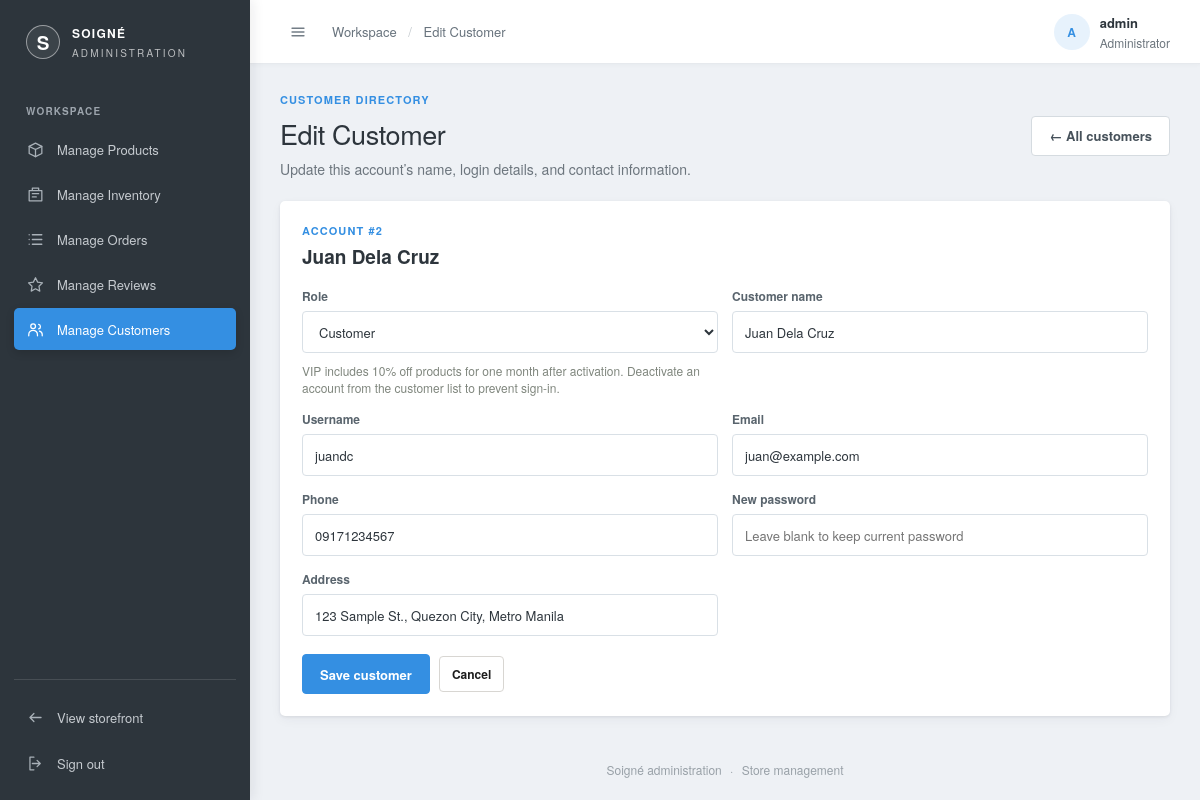
The app's page /admin/manage-customers/edit.php?id=2 (signed in) with its own data.
### tables this page shows
CREATE TABLE customers (
  customer_id   INT AUTO_INCREMENT PRIMARY KEY,
  user_id       INT NOT NULL UNIQUE,
  customer_name VARCHAR(120) NOT NULL,
  phone         VARCHAR(30),
  address       VARCHAR(255),
  FOREIGN KEY (user_id) REFERENCES users(user_id)
);

CREATE TABLE users (
  user_id    INT AUTO_INCREMENT PRIMARY KEY,
  username   VARCHAR(50)  NOT NULL UNIQUE,
  email      VARCHAR(120) NOT NULL UNIQUE,
  password   VARCHAR(255) NOT NULL,
  role       ENUM('customer','admin','vip') NOT NULL DEFAULT 'customer',
  status     ENUM('active','inactive') NOT NULL DEFAULT 'active',
  vip_expires_at DATETIME NULL,
  created_at DATETIME DEFAULT CURRENT_TIMESTAMP
);

### admin/manage-customers/edit.php (the view, shortened to what this page needs)
<?php
require_once("../includes/bootstrap.php");
$user_id = (int)($_GET['id'] ?? 0);
$customer_result = mysqli_execute_query($conn,
    "SELECT u.user_id, u.username, u.email, u.role, u.status, u.vip_expires_at, c.customer_name, c.phone, c.address
     FROM users u
     LEFT JOIN customers c ON c.user_id = u.user_id
     WHERE u.user_id = ? AND u.role IN ('customer', 'vip')",
    [$user_id]
);
$customer = mysqli_fetch_assoc($customer_result);
include("../includes/header.php");
?>
<section class="admin-page-heading">
  <div><p class="admin-eyebrow">CUSTOMER DIRECTORY</p><h1>Edit Customer</h1><p>Update this account’s name, login details, and contact information.</p></div>
  <a class="admin-button admin-button-light" href="<?php echo BASE_URL; ?>admin/manage-customers/">&larr; All customers</a>
</section>
<section class="manage-panel">
  <div class="manage-panel-heading"><div><p class="admin-eyebrow">ACCOUNT #<?php echo (int)$user_id; ?></p><h2><?php echo htmlspecialchars($customer['customer_name'] ?? $customer['username']); ?></h2></div></div>
  <form method="post" class="manage-form manage-product-create" novalidate>
    <label>Role
      <select name="role">
        <?php
        $selected_role = $_POST['role'] ?? $customer['role'];
        foreach (['customer' => 'Customer', 'vip' => 'VIP'] as $role_value => $role_label) {
        ?>
          <option value="<?php echo htmlspecialchars($role_value); ?>" <?php echo $selected_role === $role_value ? 'selected' : ''; ?>><?php echo htmlspecialchars($role_label); ?></option>
        <?php } ?>
      </select>
      <small class="manage-secondary">VIP includes 10% off products for one month after activation. Deactivate an account from the customer list to prevent sign-in.</small>
    </label>
    <label>Customer name<input name="customer_name" value="<?php echo htmlspecialchars($_POST['customer_name'] ?? $customer['customer_name'] ?? ''); ?>"></label>
    <label>Username<input name="username" value="<?php echo htmlspecialchars($_POST['username'] ?? $customer['username']); ?>"></label>
    <label>Email<input type="text" name="email" value="<?php echo htmlspecialchars($_POST['email'] ?? $customer['email']); ?>"></label>
    <label>Phone<input name="phone" value="<?php echo htmlspecialchars($_POST['phone'] ?? $customer['phone'] ?? ''); ?>"></label>
    <label>New password<input type="password" name="password" autocomplete="new-password" placeholder="Leave blank to keep current password"></label>
    <label>Address<input name="address" value="<?php echo htmlspecialchars($_POST['address'] ?? $customer['address'] ?? ''); ?>"></label>
    <div class="manage-form-wide manage-form-buttons"><button class="admin-button" type="submit">Save customer</button><a class="manage-small-button" href="<?php echo BASE_URL; ?>admin/manage-customers/">Cancel</a></div>
  </form>
</section>
<?php include("../includes/footer.php"); ?>

### admin/styles/admin.css (style rules this page uses)
:root { --admin-ink: #2d353c; --admin-muted: #6c757d; --admin-line: #dfe3e8; --admin-paper: #ffffff; --admin-canvas: #eef1f5; --admin-accent: #348fe2; --admin-accent-dark: #2178c4; --admin-font: "Helvetica Neue", Helvetica, Arial, sans-serif; }
* { box-sizing: border-box; }
body { margin: 0; font-family: var(--admin-font); color: var(--admin-ink); }
a { color: inherit; text-decoration: none; }
button, input { font: inherit; }
.admin-eyebrow { margin: 0 0 10px; color: var(--admin-accent); font-size: 11px; font-weight: 700; letter-spacing: 1.6px; }
.admin-button { min-height: 40px; display: inline-flex; justify-content: center; align-items: center; gap: 8px; padding: 0 17px; border: 1px solid var(--admin-ink); border-radius: 11px; background: var(--admin-ink); color: #fff; box-shadow: 0 2px 4px rgba(28,28,28,.12), inset 0 1px 0 rgba(255,255,255,.16); font-size: 13px; font-weight: 700; cursor: pointer; transition: box-shadow .15s ease, transform .15s ease, background .15s ease, border-color .15s ease; }
.admin-dashboard-body { min-height: 100vh; background: var(--admin-canvas); }
.admin-page-heading { display: flex; align-items: center; justify-content: space-between; gap: 20px; margin-bottom: 25px; }
.admin-page-heading .admin-eyebrow { margin-bottom: 7px; }
.admin-page-heading h1 { margin: 0; font-family: var(--admin-font); font-size: 29px; font-weight: 600; letter-spacing: -.4px; }
.admin-page-heading > div > p:last-child { margin: 6px 0 0; color: var(--admin-muted); font-size: 14px; }
.admin-button-light { border-color: #d8d6d2; background: #fff; color: var(--admin-ink); box-shadow: 0 2px 4px rgba(28,28,28,.1), inset 0 1px 0 rgba(255,255,255,.9); }
body.admin-dashboard-body { background: var(--admin-canvas); color: #2d353c; font-size: 14px; -webkit-font-smoothing: antialiased; }
.admin-page-heading { margin-bottom: 22px; }
.admin-page-heading h1 { color: #2d353c; font-size: 27px; font-weight: 500; }
.admin-eyebrow { color: #348fe2; letter-spacing: 1.1px; }
.admin-button { border-color: #348fe2; border-radius: 4px; background: #348fe2; box-shadow: none; font-weight: 600; }
.admin-button-light { border-color: #d5dbe0; background: #fff; color: #46515a; box-shadow: none; }

### records on screen
customers: customer_name "Juan Dela Cruz", username "juandc", email "juan@example.com", phone "09171234567", address "123 Sample St., Quezon City, Metro Manila"
users: role "Customer"

### other values on screen
$admin_page_title "Edit Customer"
substr($admin_header_name, 0, 1) "A"
$admin_header_name "admin"
$user_id "2"
